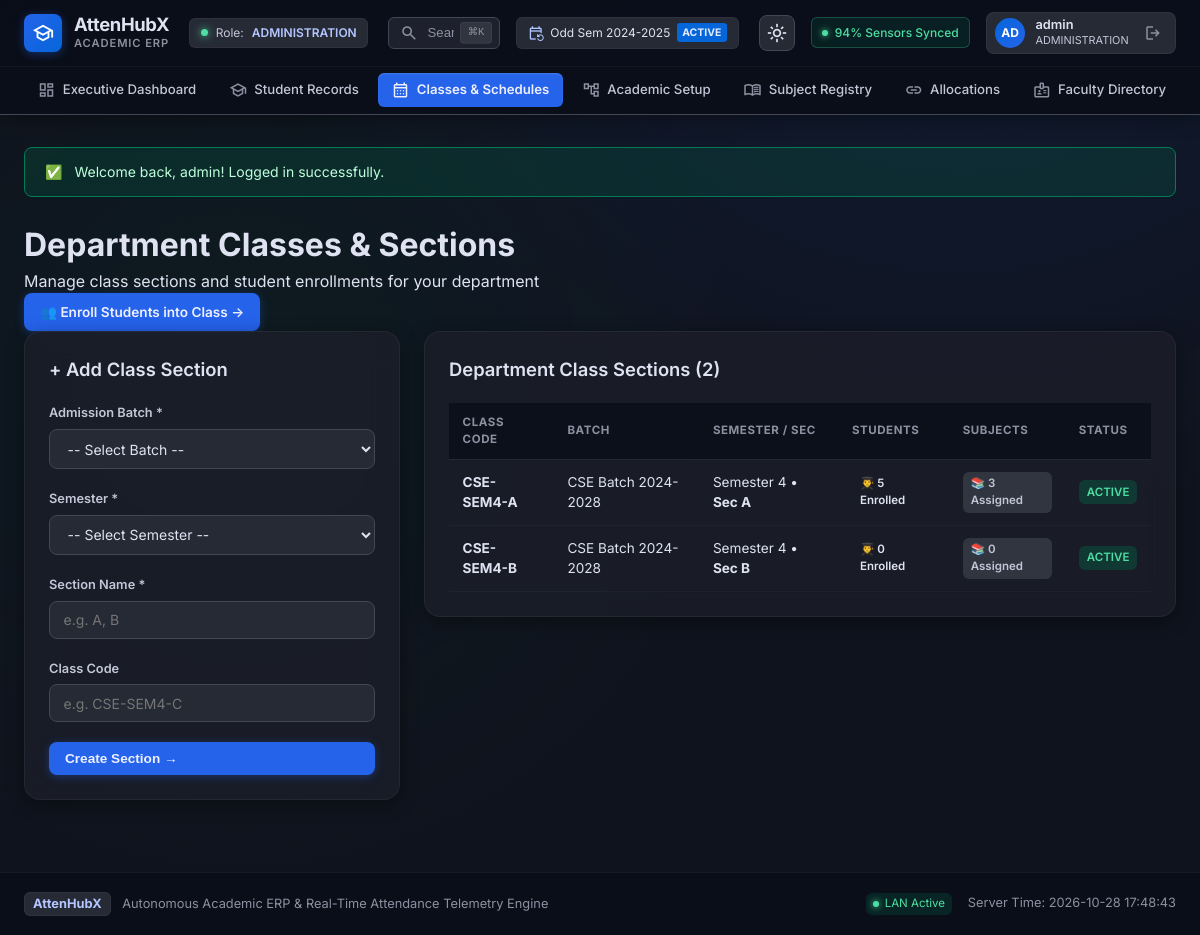
The app's page /lamp-version/hod/classes.php (signed in) with its own data.
### tables this page shows
CREATE TABLE `classes` (
  `id` bigint(20) unsigned NOT NULL AUTO_INCREMENT,
  `admission_batch_id` bigint(20) unsigned NOT NULL,
  `semester_id` bigint(20) unsigned NOT NULL,
  `section_name` varchar(20) NOT NULL,
  `class_code` varchar(50) DEFAULT NULL,
  `is_active` tinyint(1) DEFAULT 1,
  `created_at` datetime NOT NULL,
  `updated_at` datetime NOT NULL,
  PRIMARY KEY (`id`),
  UNIQUE KEY `uk_batch_sem_sec` (`admission_batch_id`,`semester_id`,`section_name`),
  UNIQUE KEY `class_code` (`class_code`),
  KEY `idx_classes_batch` (`admission_batch_id`),
  KEY `idx_classes_sem` (`semester_id`),
  CONSTRAINT `classes_ibfk_1` FOREIGN KEY (`admission_batch_id`) REFERENCES `admission_batches` (`id`),
  CONSTRAINT `classes_ibfk_2` FOREIGN KEY (`semester_id`) REFERENCES `semesters` (`id`)
);

CREATE TABLE `admission_batches` (
  `id` bigint(20) unsigned NOT NULL AUTO_INCREMENT,
  `academic_year_id` bigint(20) unsigned NOT NULL,
  `department_id` bigint(20) unsigned NOT NULL,
  `specialization_id` bigint(20) unsigned DEFAULT NULL,
  `batch_name` varchar(50) NOT NULL,
  `admission_year` year(4) NOT NULL,
  `created_at` datetime NOT NULL,
  PRIMARY KEY (`id`),
  KEY `academic_year_id` (`academic_year_id`),
  KEY `department_id` (`department_id`),
  KEY `specialization_id` (`specialization_id`),
  CONSTRAINT `admission_batches_ibfk_1` FOREIGN KEY (`academic_year_id`) REFERENCES `academic_years` (`id`),
  CONSTRAINT `admission_batches_ibfk_2` FOREIGN KEY (`department_id`) REFERENCES `departments` (`id`),
  CONSTRAINT `admission_batches_ibfk_3` FOREIGN KEY (`specialization_id`) REFERENCES `specializations` (`id`)
);

CREATE TABLE `semesters` (
  `id` bigint(20) unsigned NOT NULL AUTO_INCREMENT,
  `academic_year_id` bigint(20) unsigned NOT NULL,
  `semester_number` tinyint(4) NOT NULL,
  `name` varchar(20) NOT NULL,
  `start_date` date NOT NULL,
  `end_date` date NOT NULL,
  `created_at` datetime NOT NULL,
  PRIMARY KEY (`id`),
  KEY `academic_year_id` (`academic_year_id`),
  CONSTRAINT `semesters_ibfk_1` FOREIGN KEY (`academic_year_id`) REFERENCES `academic_years` (`id`)
);

### lamp-version/includes/functions.php (called while the page is built, shortened)
<?php
function e(?string $str): string {
    return htmlspecialchars($str ?? '', ENT_QUOTES, 'UTF-8');
}
function base_url(string $path = ''): string {
    static $base = null;
    if ($base === null) {
        $script_dir = dirname($_SERVER['SCRIPT_NAME'] ?? '');
        $patterns = ['/admin', '/faculty', '/hod', '/student', '/auth'];
        $clean_dir = $script_dir;
        foreach ($patterns as $p) {
            if (substr($clean_dir, -strlen($p)) === $p) {
                $clean_dir = substr($clean_dir, 0, -strlen($p));
            }
        }
        $clean_dir = rtrim(str_replace('\\', '/', $clean_dir), '/');
        $base = $clean_dir;
    }
    $path = ltrim($path, '/');
    return ($base === '' ? '' : $base) . ($path !== '' ? '/' . $path : '/');
}

### lamp-version/hod/classes.php (the view, shortened to what this page needs)
<?php
require_once __DIR__ . '/../includes/header.php';
$db = get_db();
$user = current_user();
$department_id = $user['department_id'] ?? null;
if (!$department_id) {
    $d_row = $db->query("SELECT id FROM departments ORDER BY id ASC LIMIT 1")->fetch();
    $department_id = $d_row['id'] ?? 1;
}
$classes_stmt = $db->prepare("
    SELECT
        c.id, c.section_name, c.class_code, c.is_active,
        b.batch_name, sem.name AS semester_name,
        (SELECT COUNT(*) FROM student_enrollments se WHERE se.class_id = c.id AND se.status = 'ACTIVE') AS student_count,
        (SELECT COUNT(*) FROM class_subjects cs WHERE cs.class_id = c.id AND cs.is_active = 1) AS subject_count
    FROM classes c
    JOIN admission_batches b ON c.admission_batch_id = b.id
    JOIN semesters sem ON c.semester_id = sem.id
    WHERE b.department_id = ?
    ORDER BY b.batch_name ASC, sem.semester_number ASC, c.section_name ASC
");
$classes_stmt->execute([$department_id]);
$classes = $classes_stmt->fetchAll();
?>
<div class="page-header">
    <div>
        <h1 class="page-title">Department Classes & Sections</h1>
        <p class="page-subtitle">Manage class sections and student enrollments for your department</p>
    </div>
    <div>
        <a href="<?= base_url('hod/enroll_student.php') ?>" class="btn btn-primary">👥 Enroll Students into Class &rarr;</a>
    </div>
</div>
<div style="display: grid; grid-template-columns: 1fr 2fr; gap: 1.5rem; align-items: start;">
    <div class="card">
        <div class="card-header">
            <h2 class="card-title">+ Add Class Section</h2>
        </div>
        <form method="POST" action="<?= base_url('hod/classes.php') ?>">
            <div class="card-body">
                <div class="form-group">
                    <label class="form-label">Admission Batch <span class="required">*</span></label>
                    <select name="admission_batch_id" class="form-control" required>
                        <option value="">-- Select Batch --</option>
                    </select>
                </div>
                <div class="form-group">
                    <label class="form-label">Semester <span class="required">*</span></label>
                    <select name="semester_id" class="form-control" required>
                        <option value="">-- Select Semester --</option>
                    </select>
                </div>
                <div class="form-group">
                    <label class="form-label">Section Name <span class="required">*</span></label>
                    <input type="text" name="section_name" class="form-control" required placeholder="e.g. A, B" maxlength="5">
                </div>
                <div class="form-group">
                    <label class="form-label">Class Code</label>
                    <input type="text" name="class_code" class="form-control" placeholder="e.g. CSE-SEM4-C">
                </div>
                <button type="submit" class="btn btn-primary" style="width: 100%;">Create Section &rarr;</button>
            </div>
        </form>
    </div>
    <div class="card">
        <div class="card-header">
            <h2 class="card-title">Department Class Sections (<?= count($classes) ?>)</h2>
        </div>
        <div class="card-body" style="padding: 0;">
            <div class="table-responsive">
                <table class="data-table">
                    <thead>
                        <tr>
                            <th>Class Code</th>
                            <th>Batch</th>
                            <th>Semester / Sec</th>
                            <th>Students</th>
                            <th>Subjects</th>
                            <th>Status</th>
                        </tr>
                    </thead>
                    <tbody>
                        <?php if (empty($classes)): ?>
                            <tr>
                                <td colspan="6" style="text-align: center; color: var(--text-muted); padding: 2rem;">
                                    No classes configured in this department yet.
                                </td>
                            </tr>
                        <?php else: ?>
                            <?php foreach ($classes as $c): ?>
                                <tr>
                                    <td><strong><?= e($c['class_code']) ?></strong></td>
                                    <td><?= e($c['batch_name']) ?></td>
                                    <td><?= e($c['semester_name']) ?> &bull; <strong>Sec <?= e($c['section_name']) ?></strong></td>
                                    <td>
                                        <span class="badge badge-info">👨‍🎓 <?= $c['student_count'] ?> Enrolled</span>
                                    </td>
                                    <td>
                                        <span class="badge badge-secondary">📚 <?= $c['subject_count'] ?> Assigned</span>
                                    </td>
                                    <td>
                                        <span class="badge <?= $c['is_active'] ? 'badge-success' : 'badge-secondary' ?>">
                                            <?= $c['is_active'] ? 'ACTIVE' : 'INACTIVE' ?>
                                        </span>
                                    </td>
                                </tr>
                            <?php endforeach; ?>
                        <?php endif; ?>
                    </tbody>
                </table>
            </div>
        </div>
    </div>
</div>
<?php require_once __DIR__ . '/../includes/footer.php'; ?>

### lamp-version/assets/css/style.css (style rules this page uses)
:root, [data-theme="dark"], html.dark { --bg-base: #0f131d; --surface: #0f131d; --surface-container-lowest: #0a0e18; --surface-container-low: #171b26; --surface-container: #1c1f2a; --surface-container-high: #262a35; --surface-container-highest: #313540; --surface-bright: #353944; --surface-variant: #313540; --on-surface: #dfe2f1; --on-surface-variant: #c3c6d7; --outline: #8d90a0; --outline-variant: #434655; --primary: #b4c5ff; --primary-container: #2563eb; --on-primary: #002a78; --on-primary-container: #eeefff; --secondary: #adc6ff; --secondary-container: #0566d9; --on-secondary-container: #e6ecff; --tertiary: #4edea3; --tertiary-container: #007d55; --on-tertiary-container: #bdffdb; --tertiary-fixed-dim: #4edea3; --error: #ffb4ab; --error-container: #93000a; --on-error-container: #ffdad6; --warning: #fbbf24; --warning-container: #78350f; --on-warning-container: #fef3c7; --radius-sm: 0.375rem; --radius-md: 0.5rem; --radius-lg: 0.75rem; --radius-xl: 1rem; --radius-full: 9999px; --shadow-card: 0 4px 20px -2px rgba(0, 0, 0, 0.45); --shadow-glow-primary: 0 0 35px -5px rgba(37, 99, 235, 0.25); --shadow-glow-tertiary: 0 0 35px -5px rgba(78, 222, 163, 0.2); --font-sans: 'Inter', -apple-system, BlinkMacSystemFont, 'Segoe UI', Roboto, sans-serif; }
* { box-sizing: border-box; margin: 0; padding: 0; }
html, body { background-color: var(--bg-base); color: var(--on-surface); font-family: var(--font-sans); line-height: 1.5; -webkit-font-smoothing: antialiased; min-height: 100vh; scrollbar-width: none; -ms-overflow-style: none; }
* { scrollbar-width: none !important; -ms-overflow-style: none !important; }
body.AttenHubX-app { display: flex; flex-direction: column; min-height: 100vh; background: radial-gradient(circle at 80% -20%, rgba(37, 99, 235, 0.12) 0%, transparent 50%), radial-gradient(circle at 20% 40%, rgba(0, 125, 85, 0.08) 0%, transparent 45%), var(--bg-base); }
a { color: var(--primary); text-decoration: none; transition: color 0.15s ease; }
.btn { display: inline-flex; align-items: center; gap: 0.45rem; padding: 0.55rem 1rem; border-radius: var(--radius-md); font-size: 0.85rem; font-weight: 600; cursor: pointer; text-decoration: none; border: none; transition: all 0.15s ease; }
.btn-primary { background: var(--primary-container); color: var(--on-primary-container); box-shadow: 0 2px 10px rgba(37, 99, 235, 0.35); }
.card { background: rgba(28, 31, 42, 0.8); backdrop-filter: blur(16px); border: 1px solid rgba(255, 255, 255, 0.05); border-radius: var(--radius-xl); padding: 1.5rem; box-shadow: var(--shadow-card); margin-bottom: 1.5rem; }
.card-header { display: flex; align-items: center; justify-content: space-between; margin-bottom: 1.25rem; }
.card-title { font-size: 1.15rem; font-weight: 600; color: var(--on-surface); }
.form-group { margin-bottom: 1.25rem; }
.form-label { display: block; font-size: 0.8rem; font-weight: 600; color: var(--on-surface-variant); margin-bottom: 0.4rem; }
.form-control { width: 100%; padding: 0.6rem 0.85rem; background: var(--surface-container-high); border: 1px solid var(--outline-variant); border-radius: var(--radius-md); color: var(--on-surface); font-size: 0.875rem; font-family: inherit; transition: all 0.2s ease; }
select.form-control { cursor: pointer; }
.table-responsive { overflow-x: auto; width: 100%; }
.data-table { width: 100%; border-collapse: collapse; }
.data-table th { background: rgba(10, 14, 24, 0.8); color: var(--outline); font-size: 0.72rem; text-transform: uppercase; letter-spacing: 0.05em; padding: 0.65rem 0.85rem; text-align: left; border-bottom: 1px solid rgba(255, 255, 255, 0.05); }
.data-table td { padding: 0.75rem 0.85rem; border-bottom: 1px solid rgba(255, 255, 255, 0.03); color: var(--on-surface); font-size: 0.85rem; }
.badge { display: inline-flex; align-items: center; padding: 0.2rem 0.5rem; border-radius: var(--radius-sm); font-size: 0.72rem; font-weight: 600; }
.badge-success { background: rgba(0, 125, 85, 0.3); color: var(--tertiary); }
.badge-secondary { background: var(--surface-container-highest); color: var(--on-surface-variant); }

### records on screen
classes: class_code "CSE-SEM4-A", admission_batch.batch_name "CSE Batch 2024-2028", semester.name "Semester 4", section_name "A", student_count "5", subject_count "3", is_active "ACTIVE"
classes: class_code "CSE-SEM4-B", admission_batch.batch_name "CSE Batch 2024-2028", semester.name "Semester 4", section_name "B", student_count "0", subject_count "0", is_active "ACTIVE"

### other values on screen
$user['role'] "ADMINISTRATION"
substr($user['username'] ?? 'U', 0, 2) "AD"
$user['display_name'] "admin"
$flash['message'] "Welcome back, admin! Logged in successfully."
count($classes) "2"
